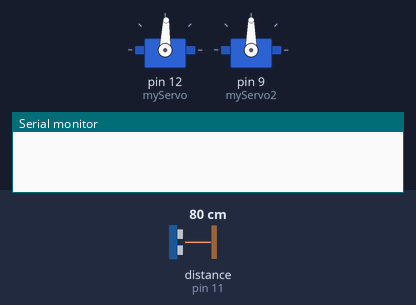
This sketch was run on a simulated Arduino Uno, built with avr-gcc and run on an emulated ATmega328P. Parts: 2 × servo, the last lines printed to the serial monitor. Wiring (inferred from the names in the program): ultrasonic range finder: trigger pin 10; echo pin 11. Inputs (shaded band) come from the test bench; at power-on: distance to the obstacle (sensor on pin 11) 80 cm. The echo pulse lasts 58.3 µs per cm.

Above: at 1.2 s.
1.3 s: distance to the obstacle (sensor on pin 11) set to 35 cm
4.3 s: distance to the obstacle (sensor on pin 11) set to 2 cm
At 5.1 s:
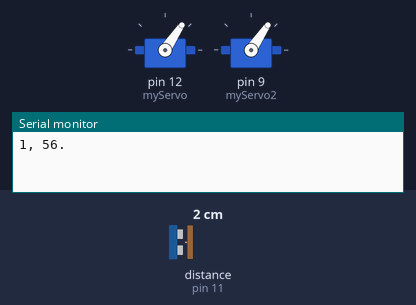
7.3 s: distance to the obstacle (sensor on pin 11) set to 60 cm
At 7.8 s:
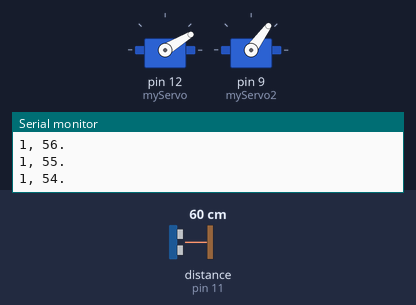
10.3 s: distance to the obstacle (sensor on pin 11) set to 4 cm
At 10.7 s:
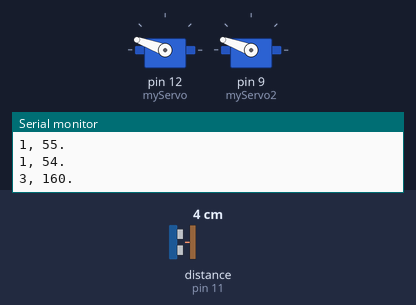
13.3 s: distance to the obstacle (sensor on pin 11) set to 250 cm
At 14.4 s:
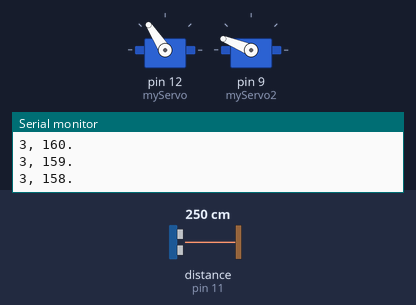
16.3 s: distance to the obstacle (sensor on pin 11) set to 120 cm
Timing chart, 0 to 20.3 s (numbered marks = the images above; inputs shaded):
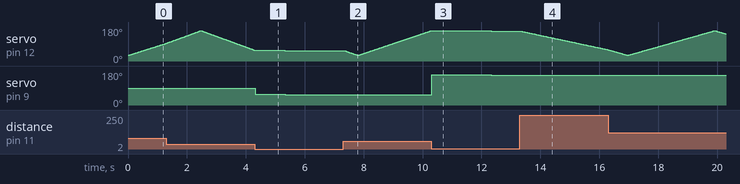

Measured:
- after the input at 4.3 s, servo on pin 9 (myServo2): 90° → 56° at once, → 55° 1.0 s later, → 54° 1.0 s later
- after the input at 7.3 s, servo on pin 9 (myServo2): stays 54° (without the input it goes to 53° after 0.07 s)
- after the input at 10.3 s, servo on pin 9 (myServo2): 54° → 160° at once, → 159° 1.0 s later, → 158° 1.0 s later
- after the input at 13.3 s, servo on pin 9 (myServo2): stays 158° (without the input it goes to 157° after 0.05 s)

The sketch:

sonar-radar.ino
```cpp
 // Includes the Servo library
#include <Servo.h>.
// Defines Tirg pin for output and Echo pins for input of the Ultrasonic Sensor
const int trigPin = 10;
const int echoPin = 11;
// Variables for the duration and the distance
long duration;
int distance;
Servo myServo; // Creates a servo object for controlling the servo motor
Servo myServo2;
void setup() {
  pinMode(trigPin, OUTPUT); // Sets the trigPin as an Output
  pinMode(echoPin, INPUT); // Sets the echoPin as an Input
  Serial.begin(9600);
  myServo.attach(12); // Defines on which pin is the servo motor attached
  myServo2.attach(9);
  }
void Print (int R , int T)
{
if(distance<=20){
   Serial.print(R);Serial.print(", ");
   Serial.print(T);Serial.println(".");
   myServo2.write(T);
   delay(1000);}
}
int calculateDistance(){

  digitalWrite(trigPin, LOW);
  delayMicroseconds(2);
  // Sets the trigPin on HIGH state for 10 micro seconds
  digitalWrite(trigPin, HIGH);
  delayMicroseconds(10);
  digitalWrite(trigPin, LOW);
  duration = pulseIn(echoPin, HIGH); // Reads the echoPin, returns the sound wave travel time in microseconds
  distance= duration*0.034/2;
  return distance;
}
void loop() {
  // rotates the servo motor from 15 to 165 degrees
  for(int i=30;i<=160;i++){
  myServo.write(i);
  delay(5);
  //distance = calculateDistance();// Calls a function for calculating the distance measured by the Ultrasonic sensor for each degree
  Print(calculateDistance() , i);
    delay(10);
  }
  /*Serial.print(i); // Sends the current degree into the Serial Port
  Serial.print(","); // Sends addition character right next to the previous value needed later in the Processing IDE for indexing
  Serial.print(distance); // Sends the distance value into the Serial Port
  Serial.print("."); // Sends addition character right next to the previous value needed later in the Processing IDE for indexing*/
  // Repeats the previous lines from 165 to 15 degrees
  for(int i=160;i>30;i--){
  myServo.write(i);
  delay(5);
  Print(calculateDistance() , i);
    delay(10);
  /*Serial.print(i);
  Serial.print(",");
  Serial.print(distance);
  Serial.print(".");*/
  }
}

// Function for calculating the distance measured by the Ultrasonic sensor
```
